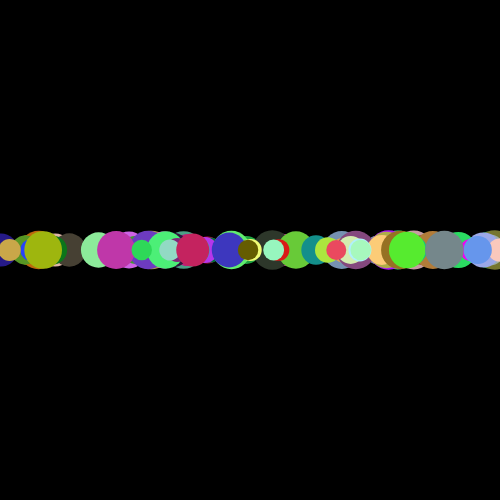
Frame 1 (no input)
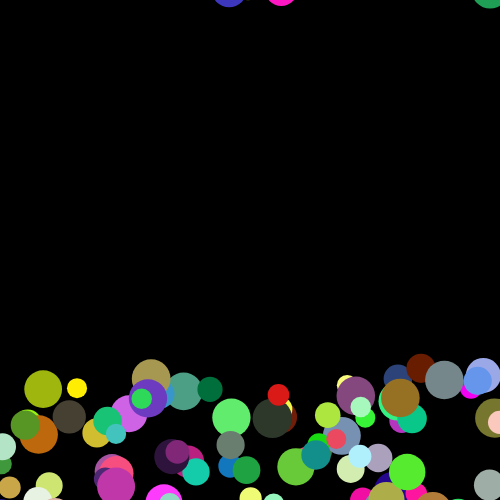
Frame 60 (no input)
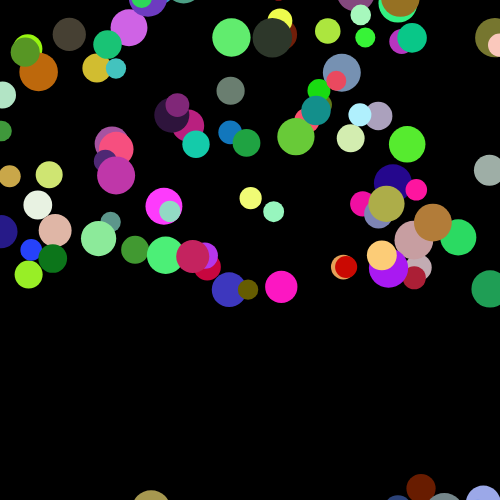
Frame 120 (the mouse pressed at the canvas centre since frame 60)

The p5.js sketch that drew these frames (run headless with seeded random() and noise() and a simulated clock; from frame 60 on, the mouse is pressed at the canvas centre):

// p5.js sketch
// ── sketch.js


let ballArray = [];
function setup(){
    createCanvas(500,500);
     noStroke();
    for(let i = 0; i < 100; i++){
        r = random(0,255); 
        g = random(0,255); 
        b = random(0,255);
        sz = random(0,50);
        let temp = new ball(random(0, 500), 250, r, g, b, random(2,5), random(20,40));
        ballArray.push(temp);

    }
}
function draw(){
    background(0);


    for(let i = 0; i < ballArray.length; i++){
        fill(ballArray[i].rV,ballArray[i].gV,ballArray[i].bV);
        ellipse(ballArray[i].xP,ballArray[i].yP, ballArray[i].hV);

        ballArray[i].yP += ballArray[i].sV;

        if( ballArray[i].yP > 525){
            ballArray[i].yP = -25;        }
    }
}
class ball{
    constructor(x,y,r,g,b,sp, h){
        this.xP = x;
        this.yP = y;
        this.rV = r;
        this.gV = g;
        this.bV = b;
        this.sV = sp;
        this.hV = h;
    }
}
